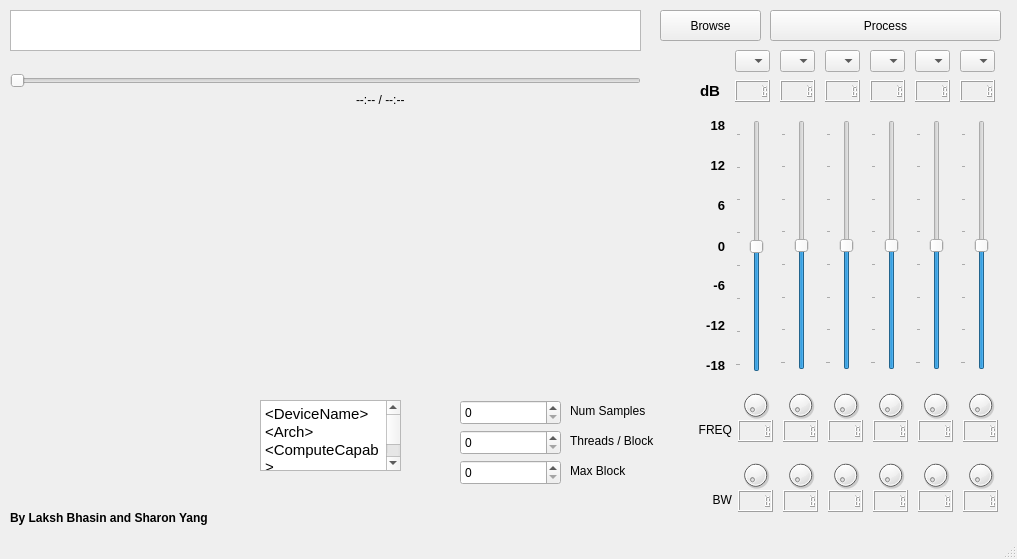
<?xml version="1.0" encoding="UTF-8"?>
<ui version="4.0">
 <class>MainApp</class>
 <widget class="QMainWindow" name="MainApp">
  <property name="geometry">
   <rect>
    <x>0</x>
    <y>0</y>
    <width>1017</width>
    <height>559</height>
   </rect>
  </property>
  <property name="windowTitle">
   <string>MainApp</string>
  </property>
  <widget class="QWidget" name="centralWidget">
   <widget class="QPushButton" name="fileSelectButton">
    <property name="geometry">
     <rect>
      <x>660</x>
      <y>10</y>
      <width>101</width>
      <height>31</height>
     </rect>
    </property>
    <property name="text">
     <string>Browse</string>
    </property>
   </widget>
   <widget class="QTextEdit" name="textEdit">
    <property name="geometry">
     <rect>
      <x>10</x>
      <y>10</y>
      <width>631</width>
      <height>41</height>
     </rect>
    </property>
   </widget>
   <widget class="QPushButton" name="processButton">
    <property name="geometry">
     <rect>
      <x>770</x>
      <y>10</y>
      <width>231</width>
      <height>31</height>
     </rect>
    </property>
    <property name="text">
     <string>Process</string>
    </property>
   </widget>
   <widget class="QSlider" name="progressBar">
    <property name="geometry">
     <rect>
      <x>10</x>
      <y>70</y>
      <width>631</width>
      <height>21</height>
     </rect>
    </property>
    <property name="value">
     <number>0</number>
    </property>
    <property name="orientation">
     <enum>Qt::Horizontal</enum>
    </property>
   </widget>
   <widget class="QLabel" name="label">
    <property name="geometry">
     <rect>
      <x>356</x>
      <y>90</y>
      <width>281</width>
      <height>20</height>
     </rect>
    </property>
    <property name="text">
     <string>--:-- / --:--</string>
    </property>
   </widget>
   <widget class="QLabel" name="label_2">
    <property name="geometry">
     <rect>
      <x>691</x>
      <y>414</y>
      <width>41</width>
      <height>32</height>
     </rect>
    </property>
    <property name="text">
     <string>FREQ</string>
    </property>
    <property name="alignment">
     <set>Qt::AlignRight|Qt::AlignTrailing|Qt::AlignVCenter</set>
    </property>
   </widget>
   <widget class="QLabel" name="label_3">
    <property name="geometry">
     <rect>
      <x>702</x>
      <y>484</y>
      <width>30</width>
      <height>32</height>
     </rect>
    </property>
    <property name="text">
     <string>BW</string>
    </property>
    <property name="alignment">
     <set>Qt::AlignRight|Qt::AlignTrailing|Qt::AlignVCenter</set>
    </property>
   </widget>
   <widget class="QTextBrowser" name="textBrowser">
    <property name="geometry">
     <rect>
      <x>260</x>
      <y>400</y>
      <width>141</width>
      <height>71</height>
     </rect>
    </property>
    <property name="html">
     <string>&lt;!DOCTYPE HTML PUBLIC &quot;-//W3C//DTD HTML 4.0//EN&quot; &quot;http://www.w3.org/TR/REC-html40/strict.dtd&quot;&gt;
&lt;html&gt;&lt;head&gt;&lt;meta name=&quot;qrichtext&quot; content=&quot;1&quot; /&gt;&lt;style type=&quot;text/css&quot;&gt;
p, li { white-space: pre-wrap; }
&lt;/style&gt;&lt;/head&gt;&lt;body style=&quot; font-family:'Sans Serif'; font-size:9pt; font-weight:400; font-style:normal;&quot;&gt;
&lt;p style=&quot; margin-top:0px; margin-bottom:0px; margin-left:0px; margin-right:0px; -qt-block-indent:0; text-indent:0px;&quot;&gt;&lt;span style=&quot; font-family:'Ubuntu'; font-size:11pt;&quot;&gt;&amp;lt;DeviceName&amp;gt;&lt;/span&gt;&lt;/p&gt;
&lt;p style=&quot; margin-top:0px; margin-bottom:0px; margin-left:0px; margin-right:0px; -qt-block-indent:0; text-indent:0px;&quot;&gt;&lt;span style=&quot; font-family:'Ubuntu'; font-size:11pt;&quot;&gt;&amp;lt;Arch&amp;gt;&lt;/span&gt;&lt;/p&gt;
&lt;p style=&quot; margin-top:0px; margin-bottom:0px; margin-left:0px; margin-right:0px; -qt-block-indent:0; text-indent:0px;&quot;&gt;&lt;span style=&quot; font-family:'Ubuntu'; font-size:11pt;&quot;&gt;&amp;lt;ComputeCapab&amp;gt;&lt;/span&gt;&lt;/p&gt;
&lt;p style=&quot; margin-top:0px; margin-bottom:0px; margin-left:0px; margin-right:0px; -qt-block-indent:0; text-indent:0px;&quot;&gt;&lt;span style=&quot; font-family:'Ubuntu'; font-size:11pt;&quot;&gt;&amp;lt;CUDAVersion&amp;gt;&lt;/span&gt;&lt;/p&gt;&lt;/body&gt;&lt;/html&gt;</string>
    </property>
   </widget>
   <widget class="QLabel" name="label_4">
    <property name="geometry">
     <rect>
      <x>570</x>
      <y>430</y>
      <width>111</width>
      <height>21</height>
     </rect>
    </property>
    <property name="text">
     <string>Threads / Block</string>
    </property>
   </widget>
   <widget class="QLabel" name="label_5">
    <property name="geometry">
     <rect>
      <x>570</x>
      <y>460</y>
      <width>81</width>
      <height>21</height>
     </rect>
    </property>
    <property name="text">
     <string>Max Block</string>
    </property>
   </widget>
   <widget class="QLabel" name="appLogo">
    <property name="geometry">
     <rect>
      <x>-20</x>
      <y>380</y>
      <width>171</width>
      <height>151</height>
     </rect>
    </property>
    <property name="text">
     <string/>
    </property>
   </widget>
   <widget class="QSpinBox" name="threadsBlockBox">
    <property name="geometry">
     <rect>
      <x>460</x>
      <y>430</y>
      <width>101</width>
      <height>25</height>
     </rect>
    </property>
   </widget>
   <widget class="QSpinBox" name="blockNum">
    <property name="geometry">
     <rect>
      <x>460</x>
      <y>460</y>
      <width>101</width>
      <height>25</height>
     </rect>
    </property>
   </widget>
   <widget class="QDial" name="dial">
    <property name="enabled">
     <bool>true</bool>
    </property>
    <property name="geometry">
     <rect>
      <x>738</x>
      <y>390</y>
      <width>35</width>
      <height>30</height>
     </rect>
    </property>
    <property name="sizePolicy">
     <sizepolicy hsizetype="Fixed" vsizetype="Fixed">
      <horstretch>0</horstretch>
      <verstretch>0</verstretch>
     </sizepolicy>
    </property>
    <property name="minimum">
     <number>10</number>
    </property>
    <property name="maximum">
     <number>22000</number>
    </property>
    <property name="singleStep">
     <number>10</number>
    </property>
    <property name="value">
     <number>200</number>
    </property>
   </widget>
   <widget class="QDial" name="dial_7">
    <property name="enabled">
     <bool>true</bool>
    </property>
    <property name="geometry">
     <rect>
      <x>738</x>
      <y>460</y>
      <width>35</width>
      <height>30</height>
     </rect>
    </property>
    <property name="sizePolicy">
     <sizepolicy hsizetype="Fixed" vsizetype="Fixed">
      <horstretch>0</horstretch>
      <verstretch>0</verstretch>
     </sizepolicy>
    </property>
    <property name="minimum">
     <number>10</number>
    </property>
    <property name="maximum">
     <number>22000</number>
    </property>
    <property name="singleStep">
     <number>10</number>
    </property>
    <property name="value">
     <number>200</number>
    </property>
   </widget>
   <widget class="QLabel" name="label_6">
    <property name="geometry">
     <rect>
      <x>10</x>
      <y>510</y>
      <width>261</width>
      <height>16</height>
     </rect>
    </property>
    <property name="font">
     <font>
      <pointsize>9</pointsize>
      <weight>75</weight>
      <bold>true</bold>
     </font>
    </property>
    <property name="text">
     <string>By Laksh Bhasin and Sharon Yang</string>
    </property>
   </widget>
   <widget class="QSlider" name="verticalSlider">
    <property name="geometry">
     <rect>
      <x>735</x>
      <y>120</y>
      <width>35</width>
      <height>252</height>
     </rect>
    </property>
    <property name="minimumSize">
     <size>
      <width>0</width>
      <height>0</height>
     </size>
    </property>
    <property name="minimum">
     <number>-18</number>
    </property>
    <property name="maximum">
     <number>18</number>
    </property>
    <property name="singleStep">
     <number>1</number>
    </property>
    <property name="value">
     <number>0</number>
    </property>
    <property name="orientation">
     <enum>Qt::Vertical</enum>
    </property>
    <property name="invertedAppearance">
     <bool>false</bool>
    </property>
    <property name="invertedControls">
     <bool>true</bool>
    </property>
    <property name="tickPosition">
     <enum>QSlider::TicksAbove</enum>
    </property>
    <property name="tickInterval">
     <number>5</number>
    </property>
   </widget>
   <widget class="QSlider" name="verticalSlider_2">
    <property name="geometry">
     <rect>
      <x>780</x>
      <y>120</y>
      <width>35</width>
      <height>250</height>
     </rect>
    </property>
    <property name="minimumSize">
     <size>
      <width>0</width>
      <height>0</height>
     </size>
    </property>
    <property name="minimum">
     <number>-18</number>
    </property>
    <property name="maximum">
     <number>18</number>
    </property>
    <property name="singleStep">
     <number>1</number>
    </property>
    <property name="value">
     <number>0</number>
    </property>
    <property name="orientation">
     <enum>Qt::Vertical</enum>
    </property>
    <property name="invertedAppearance">
     <bool>false</bool>
    </property>
    <property name="invertedControls">
     <bool>true</bool>
    </property>
    <property name="tickPosition">
     <enum>QSlider::TicksAbove</enum>
    </property>
    <property name="tickInterval">
     <number>5</number>
    </property>
   </widget>
   <widget class="QSlider" name="verticalSlider_5">
    <property name="geometry">
     <rect>
      <x>915</x>
      <y>120</y>
      <width>35</width>
      <height>250</height>
     </rect>
    </property>
    <property name="minimumSize">
     <size>
      <width>0</width>
      <height>0</height>
     </size>
    </property>
    <property name="minimum">
     <number>-18</number>
    </property>
    <property name="maximum">
     <number>18</number>
    </property>
    <property name="singleStep">
     <number>1</number>
    </property>
    <property name="value">
     <number>0</number>
    </property>
    <property name="orientation">
     <enum>Qt::Vertical</enum>
    </property>
    <property name="invertedAppearance">
     <bool>false</bool>
    </property>
    <property name="invertedControls">
     <bool>true</bool>
    </property>
    <property name="tickPosition">
     <enum>QSlider::TicksAbove</enum>
    </property>
    <property name="tickInterval">
     <number>5</number>
    </property>
   </widget>
   <widget class="QSlider" name="verticalSlider_4">
    <property name="geometry">
     <rect>
      <x>870</x>
      <y>120</y>
      <width>35</width>
      <height>250</height>
     </rect>
    </property>
    <property name="minimumSize">
     <size>
      <width>0</width>
      <height>0</height>
     </size>
    </property>
    <property name="minimum">
     <number>-18</number>
    </property>
    <property name="maximum">
     <number>18</number>
    </property>
    <property name="singleStep">
     <number>1</number>
    </property>
    <property name="value">
     <number>0</number>
    </property>
    <property name="orientation">
     <enum>Qt::Vertical</enum>
    </property>
    <property name="invertedAppearance">
     <bool>false</bool>
    </property>
    <property name="invertedControls">
     <bool>true</bool>
    </property>
    <property name="tickPosition">
     <enum>QSlider::TicksAbove</enum>
    </property>
    <property name="tickInterval">
     <number>5</number>
    </property>
   </widget>
   <widget class="QSlider" name="verticalSlider_6">
    <property name="geometry">
     <rect>
      <x>960</x>
      <y>120</y>
      <width>35</width>
      <height>250</height>
     </rect>
    </property>
    <property name="minimumSize">
     <size>
      <width>0</width>
      <height>0</height>
     </size>
    </property>
    <property name="minimum">
     <number>-18</number>
    </property>
    <property name="maximum">
     <number>18</number>
    </property>
    <property name="singleStep">
     <number>1</number>
    </property>
    <property name="value">
     <number>0</number>
    </property>
    <property name="orientation">
     <enum>Qt::Vertical</enum>
    </property>
    <property name="invertedAppearance">
     <bool>false</bool>
    </property>
    <property name="invertedControls">
     <bool>true</bool>
    </property>
    <property name="tickPosition">
     <enum>QSlider::TicksAbove</enum>
    </property>
    <property name="tickInterval">
     <number>5</number>
    </property>
   </widget>
   <widget class="QSlider" name="verticalSlider_3">
    <property name="geometry">
     <rect>
      <x>825</x>
      <y>120</y>
      <width>35</width>
      <height>250</height>
     </rect>
    </property>
    <property name="minimumSize">
     <size>
      <width>0</width>
      <height>0</height>
     </size>
    </property>
    <property name="minimum">
     <number>-18</number>
    </property>
    <property name="maximum">
     <number>18</number>
    </property>
    <property name="singleStep">
     <number>1</number>
    </property>
    <property name="value">
     <number>0</number>
    </property>
    <property name="orientation">
     <enum>Qt::Vertical</enum>
    </property>
    <property name="invertedAppearance">
     <bool>false</bool>
    </property>
    <property name="invertedControls">
     <bool>true</bool>
    </property>
    <property name="tickPosition">
     <enum>QSlider::TicksAbove</enum>
    </property>
    <property name="tickInterval">
     <number>5</number>
    </property>
   </widget>
   <widget class="QLabel" name="tick0">
    <property name="geometry">
     <rect>
      <x>685</x>
      <y>230</y>
      <width>40</width>
      <height>32</height>
     </rect>
    </property>
    <property name="font">
     <font>
      <pointsize>10</pointsize>
      <weight>75</weight>
      <bold>true</bold>
     </font>
    </property>
    <property name="text">
     <string>0</string>
    </property>
    <property name="alignment">
     <set>Qt::AlignRight|Qt::AlignTrailing|Qt::AlignVCenter</set>
    </property>
   </widget>
   <widget class="QLabel" name="tick10">
    <property name="geometry">
     <rect>
      <x>685</x>
      <y>190</y>
      <width>40</width>
      <height>31</height>
     </rect>
    </property>
    <property name="font">
     <font>
      <pointsize>10</pointsize>
      <weight>75</weight>
      <bold>true</bold>
     </font>
    </property>
    <property name="text">
     <string>6</string>
    </property>
    <property name="alignment">
     <set>Qt::AlignRight|Qt::AlignTrailing|Qt::AlignVCenter</set>
    </property>
   </widget>
   <widget class="QLabel" name="tick20">
    <property name="geometry">
     <rect>
      <x>685</x>
      <y>150</y>
      <width>40</width>
      <height>31</height>
     </rect>
    </property>
    <property name="font">
     <font>
      <pointsize>10</pointsize>
      <weight>75</weight>
      <bold>true</bold>
     </font>
    </property>
    <property name="text">
     <string>12</string>
    </property>
    <property name="alignment">
     <set>Qt::AlignRight|Qt::AlignTrailing|Qt::AlignVCenter</set>
    </property>
   </widget>
   <widget class="QLabel" name="tick30">
    <property name="geometry">
     <rect>
      <x>685</x>
      <y>110</y>
      <width>40</width>
      <height>31</height>
     </rect>
    </property>
    <property name="font">
     <font>
      <pointsize>10</pointsize>
      <weight>75</weight>
      <bold>true</bold>
     </font>
    </property>
    <property name="text">
     <string>18</string>
    </property>
    <property name="alignment">
     <set>Qt::AlignRight|Qt::AlignTrailing|Qt::AlignVCenter</set>
    </property>
   </widget>
   <widget class="QLabel" name="tickn10">
    <property name="geometry">
     <rect>
      <x>685</x>
      <y>270</y>
      <width>40</width>
      <height>31</height>
     </rect>
    </property>
    <property name="font">
     <font>
      <pointsize>10</pointsize>
      <weight>75</weight>
      <bold>true</bold>
     </font>
    </property>
    <property name="text">
     <string>-6</string>
    </property>
    <property name="alignment">
     <set>Qt::AlignRight|Qt::AlignTrailing|Qt::AlignVCenter</set>
    </property>
   </widget>
   <widget class="QLabel" name="tickn20">
    <property name="geometry">
     <rect>
      <x>685</x>
      <y>310</y>
      <width>40</width>
      <height>31</height>
     </rect>
    </property>
    <property name="font">
     <font>
      <pointsize>10</pointsize>
      <weight>75</weight>
      <bold>true</bold>
     </font>
    </property>
    <property name="text">
     <string>-12</string>
    </property>
    <property name="alignment">
     <set>Qt::AlignRight|Qt::AlignTrailing|Qt::AlignVCenter</set>
    </property>
   </widget>
   <widget class="QLabel" name="tickn30">
    <property name="geometry">
     <rect>
      <x>685</x>
      <y>350</y>
      <width>40</width>
      <height>31</height>
     </rect>
    </property>
    <property name="font">
     <font>
      <pointsize>10</pointsize>
      <weight>75</weight>
      <bold>true</bold>
     </font>
    </property>
    <property name="text">
     <string>-18</string>
    </property>
    <property name="alignment">
     <set>Qt::AlignRight|Qt::AlignTrailing|Qt::AlignVCenter</set>
    </property>
   </widget>
   <widget class="QLabel" name="tickLabel">
    <property name="geometry">
     <rect>
      <x>700</x>
      <y>80</y>
      <width>21</width>
      <height>22</height>
     </rect>
    </property>
    <property name="font">
     <font>
      <pointsize>11</pointsize>
      <weight>75</weight>
      <bold>true</bold>
     </font>
    </property>
    <property name="text">
     <string>dB</string>
    </property>
   </widget>
   <widget class="QLCDNumber" name="lcdNumber_1">
    <property name="geometry">
     <rect>
      <x>735</x>
      <y>80</y>
      <width>35</width>
      <height>22</height>
     </rect>
    </property>
   </widget>
   <widget class="QLCDNumber" name="lcdNumber_2">
    <property name="geometry">
     <rect>
      <x>780</x>
      <y>80</y>
      <width>35</width>
      <height>22</height>
     </rect>
    </property>
   </widget>
   <widget class="QLCDNumber" name="lcdNumber_3">
    <property name="geometry">
     <rect>
      <x>825</x>
      <y>80</y>
      <width>35</width>
      <height>22</height>
     </rect>
    </property>
   </widget>
   <widget class="QLCDNumber" name="lcdNumber_4">
    <property name="geometry">
     <rect>
      <x>870</x>
      <y>80</y>
      <width>35</width>
      <height>22</height>
     </rect>
    </property>
   </widget>
   <widget class="QLCDNumber" name="lcdNumber_5">
    <property name="geometry">
     <rect>
      <x>915</x>
      <y>80</y>
      <width>35</width>
      <height>22</height>
     </rect>
    </property>
   </widget>
   <widget class="QLCDNumber" name="lcdNumber_6">
    <property name="geometry">
     <rect>
      <x>960</x>
      <y>80</y>
      <width>35</width>
      <height>22</height>
     </rect>
    </property>
   </widget>
   <widget class="QLCDNumber" name="lcdNumber_7">
    <property name="geometry">
     <rect>
      <x>738</x>
      <y>420</y>
      <width>35</width>
      <height>22</height>
     </rect>
    </property>
   </widget>
   <widget class="QLCDNumber" name="lcdNumber_8">
    <property name="geometry">
     <rect>
      <x>783</x>
      <y>420</y>
      <width>35</width>
      <height>22</height>
     </rect>
    </property>
   </widget>
   <widget class="QLCDNumber" name="lcdNumber_9">
    <property name="geometry">
     <rect>
      <x>828</x>
      <y>420</y>
      <width>35</width>
      <height>22</height>
     </rect>
    </property>
   </widget>
   <widget class="QLCDNumber" name="lcdNumber_10">
    <property name="geometry">
     <rect>
      <x>873</x>
      <y>420</y>
      <width>35</width>
      <height>22</height>
     </rect>
    </property>
   </widget>
   <widget class="QLCDNumber" name="lcdNumber_11">
    <property name="geometry">
     <rect>
      <x>918</x>
      <y>420</y>
      <width>35</width>
      <height>22</height>
     </rect>
    </property>
   </widget>
   <widget class="QLCDNumber" name="lcdNumber_12">
    <property name="geometry">
     <rect>
      <x>963</x>
      <y>420</y>
      <width>35</width>
      <height>22</height>
     </rect>
    </property>
   </widget>
   <widget class="QLCDNumber" name="lcdNumber_13">
    <property name="geometry">
     <rect>
      <x>738</x>
      <y>490</y>
      <width>35</width>
      <height>22</height>
     </rect>
    </property>
   </widget>
   <widget class="QLCDNumber" name="lcdNumber_14">
    <property name="geometry">
     <rect>
      <x>783</x>
      <y>490</y>
      <width>35</width>
      <height>22</height>
     </rect>
    </property>
   </widget>
   <widget class="QLCDNumber" name="lcdNumber_15">
    <property name="geometry">
     <rect>
      <x>828</x>
      <y>490</y>
      <width>35</width>
      <height>22</height>
     </rect>
    </property>
   </widget>
   <widget class="QLCDNumber" name="lcdNumber_16">
    <property name="geometry">
     <rect>
      <x>873</x>
      <y>490</y>
      <width>35</width>
      <height>22</height>
     </rect>
    </property>
   </widget>
   <widget class="QLCDNumber" name="lcdNumber_17">
    <property name="geometry">
     <rect>
      <x>918</x>
      <y>490</y>
      <width>35</width>
      <height>22</height>
     </rect>
    </property>
   </widget>
   <widget class="QLCDNumber" name="lcdNumber_18">
    <property name="geometry">
     <rect>
      <x>963</x>
      <y>490</y>
      <width>35</width>
      <height>22</height>
     </rect>
    </property>
   </widget>
   <widget class="QDial" name="dial_2">
    <property name="enabled">
     <bool>true</bool>
    </property>
    <property name="geometry">
     <rect>
      <x>783</x>
      <y>390</y>
      <width>35</width>
      <height>30</height>
     </rect>
    </property>
    <property name="sizePolicy">
     <sizepolicy hsizetype="Fixed" vsizetype="Fixed">
      <horstretch>0</horstretch>
      <verstretch>0</verstretch>
     </sizepolicy>
    </property>
    <property name="minimum">
     <number>10</number>
    </property>
    <property name="maximum">
     <number>22000</number>
    </property>
    <property name="singleStep">
     <number>10</number>
    </property>
    <property name="value">
     <number>200</number>
    </property>
   </widget>
   <widget class="QDial" name="dial_3">
    <property name="enabled">
     <bool>true</bool>
    </property>
    <property name="geometry">
     <rect>
      <x>828</x>
      <y>390</y>
      <width>35</width>
      <height>30</height>
     </rect>
    </property>
    <property name="sizePolicy">
     <sizepolicy hsizetype="Fixed" vsizetype="Fixed">
      <horstretch>0</horstretch>
      <verstretch>0</verstretch>
     </sizepolicy>
    </property>
    <property name="minimum">
     <number>10</number>
    </property>
    <property name="maximum">
     <number>22000</number>
    </property>
    <property name="singleStep">
     <number>10</number>
    </property>
    <property name="value">
     <number>200</number>
    </property>
   </widget>
   <widget class="QDial" name="dial_4">
    <property name="enabled">
     <bool>true</bool>
    </property>
    <property name="geometry">
     <rect>
      <x>873</x>
      <y>390</y>
      <width>35</width>
      <height>30</height>
     </rect>
    </property>
    <property name="sizePolicy">
     <sizepolicy hsizetype="Fixed" vsizetype="Fixed">
      <horstretch>0</horstretch>
      <verstretch>0</verstretch>
     </sizepolicy>
    </property>
    <property name="minimum">
     <number>10</number>
    </property>
    <property name="maximum">
     <number>22000</number>
    </property>
    <property name="singleStep">
     <number>10</number>
    </property>
    <property name="value">
     <number>200</number>
    </property>
   </widget>
   <widget class="QDial" name="dial_5">
    <property name="enabled">
     <bool>true</bool>
    </property>
    <property name="geometry">
     <rect>
      <x>918</x>
      <y>390</y>
      <width>35</width>
      <height>30</height>
     </rect>
    </property>
    <property name="sizePolicy">
     <sizepolicy hsizetype="Fixed" vsizetype="Fixed">
      <horstretch>0</horstretch>
      <verstretch>0</verstretch>
     </sizepolicy>
    </property>
    <property name="minimum">
     <number>10</number>
    </property>
    <property name="maximum">
     <number>22000</number>
    </property>
    <property name="singleStep">
     <number>10</number>
    </property>
    <property name="value">
     <number>200</number>
    </property>
   </widget>
   <widget class="QDial" name="dial_6">
    <property name="enabled">
     <bool>true</bool>
    </property>
    <property name="geometry">
     <rect>
      <x>963</x>
      <y>390</y>
      <width>35</width>
      <height>30</height>
     </rect>
    </property>
    <property name="sizePolicy">
     <sizepolicy hsizetype="Fixed" vsizetype="Fixed">
      <horstretch>0</horstretch>
      <verstretch>0</verstretch>
     </sizepolicy>
    </property>
    <property name="minimum">
     <number>10</number>
    </property>
    <property name="maximum">
     <number>22000</number>
    </property>
    <property name="singleStep">
     <number>10</number>
    </property>
    <property name="value">
     <number>200</number>
    </property>
   </widget>
   <widget class="QDial" name="dial_8">
    <property name="enabled">
     <bool>true</bool>
    </property>
    <property name="geometry">
     <rect>
      <x>783</x>
      <y>460</y>
      <width>35</width>
      <height>30</height>
     </rect>
    </property>
    <property name="sizePolicy">
     <sizepolicy hsizetype="Fixed" vsizetype="Fixed">
      <horstretch>0</horstretch>
      <verstretch>0</verstretch>
     </sizepolicy>
    </property>
    <property name="minimum">
     <number>10</number>
    </property>
    <property name="maximum">
     <number>22000</number>
    </property>
    <property name="singleStep">
     <number>10</number>
    </property>
    <property name="value">
     <number>200</number>
    </property>
   </widget>
   <widget class="QDial" name="dial_9">
    <property name="enabled">
     <bool>true</bool>
    </property>
    <property name="geometry">
     <rect>
      <x>828</x>
      <y>460</y>
      <width>35</width>
      <height>30</height>
     </rect>
    </property>
    <property name="sizePolicy">
     <sizepolicy hsizetype="Fixed" vsizetype="Fixed">
      <horstretch>0</horstretch>
      <verstretch>0</verstretch>
     </sizepolicy>
    </property>
    <property name="minimum">
     <number>10</number>
    </property>
    <property name="maximum">
     <number>22000</number>
    </property>
    <property name="singleStep">
     <number>10</number>
    </property>
    <property name="value">
     <number>200</number>
    </property>
   </widget>
   <widget class="QDial" name="dial_10">
    <property name="enabled">
     <bool>true</bool>
    </property>
    <property name="geometry">
     <rect>
      <x>873</x>
      <y>460</y>
      <width>35</width>
      <height>30</height>
     </rect>
    </property>
    <property name="sizePolicy">
     <sizepolicy hsizetype="Fixed" vsizetype="Fixed">
      <horstretch>0</horstretch>
      <verstretch>0</verstretch>
     </sizepolicy>
    </property>
    <property name="minimum">
     <number>10</number>
    </property>
    <property name="maximum">
     <number>22000</number>
    </property>
    <property name="singleStep">
     <number>10</number>
    </property>
    <property name="value">
     <number>200</number>
    </property>
   </widget>
   <widget class="QDial" name="dial_11">
    <property name="enabled">
     <bool>true</bool>
    </property>
    <property name="geometry">
     <rect>
      <x>918</x>
      <y>460</y>
      <width>35</width>
      <height>30</height>
     </rect>
    </property>
    <property name="sizePolicy">
     <sizepolicy hsizetype="Fixed" vsizetype="Fixed">
      <horstretch>0</horstretch>
      <verstretch>0</verstretch>
     </sizepolicy>
    </property>
    <property name="minimum">
     <number>10</number>
    </property>
    <property name="maximum">
     <number>22000</number>
    </property>
    <property name="singleStep">
     <number>10</number>
    </property>
    <property name="value">
     <number>200</number>
    </property>
   </widget>
   <widget class="QDial" name="dial_12">
    <property name="enabled">
     <bool>true</bool>
    </property>
    <property name="geometry">
     <rect>
      <x>963</x>
      <y>460</y>
      <width>35</width>
      <height>30</height>
     </rect>
    </property>
    <property name="sizePolicy">
     <sizepolicy hsizetype="Fixed" vsizetype="Fixed">
      <horstretch>0</horstretch>
      <verstretch>0</verstretch>
     </sizepolicy>
    </property>
    <property name="minimum">
     <number>10</number>
    </property>
    <property name="maximum">
     <number>22000</number>
    </property>
    <property name="singleStep">
     <number>10</number>
    </property>
    <property name="value">
     <number>200</number>
    </property>
   </widget>
   <widget class="QCustomPlot" name="customPlot" native="true">
    <property name="geometry">
     <rect>
      <x>20</x>
      <y>130</y>
      <width>621</width>
      <height>251</height>
     </rect>
    </property>
   </widget>
   <widget class="QSpinBox" name="numSampleBox">
    <property name="geometry">
     <rect>
      <x>460</x>
      <y>400</y>
      <width>101</width>
      <height>25</height>
     </rect>
    </property>
   </widget>
   <widget class="QLabel" name="label_7">
    <property name="geometry">
     <rect>
      <x>570</x>
      <y>400</y>
      <width>111</width>
      <height>21</height>
     </rect>
    </property>
    <property name="text">
     <string>Num Samples</string>
    </property>
   </widget>
   <widget class="QComboBox" name="comboBox">
    <property name="geometry">
     <rect>
      <x>735</x>
      <y>50</y>
      <width>35</width>
      <height>22</height>
     </rect>
    </property>
   </widget>
   <widget class="QComboBox" name="comboBox_2">
    <property name="geometry">
     <rect>
      <x>780</x>
      <y>50</y>
      <width>35</width>
      <height>22</height>
     </rect>
    </property>
   </widget>
   <widget class="QComboBox" name="comboBox_3">
    <property name="geometry">
     <rect>
      <x>825</x>
      <y>50</y>
      <width>35</width>
      <height>22</height>
     </rect>
    </property>
   </widget>
   <widget class="QComboBox" name="comboBox_4">
    <property name="geometry">
     <rect>
      <x>870</x>
      <y>50</y>
      <width>35</width>
      <height>22</height>
     </rect>
    </property>
   </widget>
   <widget class="QComboBox" name="comboBox_5">
    <property name="geometry">
     <rect>
      <x>915</x>
      <y>50</y>
      <width>35</width>
      <height>22</height>
     </rect>
    </property>
   </widget>
   <widget class="QComboBox" name="comboBox_6">
    <property name="geometry">
     <rect>
      <x>960</x>
      <y>50</y>
      <width>35</width>
      <height>22</height>
     </rect>
    </property>
   </widget>
   <zorder>fileSelectButton</zorder>
   <zorder>textEdit</zorder>
   <zorder>processButton</zorder>
   <zorder>progressBar</zorder>
   <zorder>label</zorder>
   <zorder>label_2</zorder>
   <zorder>label_3</zorder>
   <zorder>textBrowser</zorder>
   <zorder>label_4</zorder>
   <zorder>label_5</zorder>
   <zorder>appLogo</zorder>
   <zorder>threadsBlockBox</zorder>
   <zorder>blockNum</zorder>
   <zorder>dial</zorder>
   <zorder>dial_7</zorder>
   <zorder>label_6</zorder>
   <zorder>lcdNumber_1</zorder>
   <zorder>lcdNumber_2</zorder>
   <zorder>lcdNumber_3</zorder>
   <zorder>lcdNumber_4</zorder>
   <zorder>lcdNumber_5</zorder>
   <zorder>lcdNumber_6</zorder>
   <zorder>tickn10</zorder>
   <zorder>tickn20</zorder>
   <zorder>tickn30</zorder>
   <zorder>tick0</zorder>
   <zorder>tick10</zorder>
   <zorder>tick20</zorder>
   <zorder>tickLabel</zorder>
   <zorder>tick30</zorder>
   <zorder>verticalSlider_6</zorder>
   <zorder>verticalSlider_5</zorder>
   <zorder>verticalSlider_4</zorder>
   <zorder>verticalSlider_3</zorder>
   <zorder>verticalSlider_2</zorder>
   <zorder>verticalSlider</zorder>
   <zorder>lcdNumber_7</zorder>
   <zorder>lcdNumber_8</zorder>
   <zorder>lcdNumber_9</zorder>
   <zorder>lcdNumber_10</zorder>
   <zorder>lcdNumber_11</zorder>
   <zorder>lcdNumber_12</zorder>
   <zorder>lcdNumber_13</zorder>
   <zorder>lcdNumber_14</zorder>
   <zorder>lcdNumber_15</zorder>
   <zorder>lcdNumber_16</zorder>
   <zorder>lcdNumber_17</zorder>
   <zorder>lcdNumber_18</zorder>
   <zorder>dial_2</zorder>
   <zorder>dial_3</zorder>
   <zorder>dial_4</zorder>
   <zorder>dial_5</zorder>
   <zorder>dial_6</zorder>
   <zorder>dial_8</zorder>
   <zorder>dial_9</zorder>
   <zorder>dial_10</zorder>
   <zorder>dial_11</zorder>
   <zorder>dial_12</zorder>
   <zorder>customPlot</zorder>
   <zorder>numSampleBox</zorder>
   <zorder>label_7</zorder>
   <zorder>comboBox</zorder>
   <zorder>comboBox_2</zorder>
   <zorder>comboBox_3</zorder>
   <zorder>comboBox_4</zorder>
   <zorder>comboBox_5</zorder>
   <zorder>comboBox_6</zorder>
  </widget>
  <widget class="QMenuBar" name="menuBar">
   <property name="geometry">
    <rect>
     <x>0</x>
     <y>0</y>
     <width>1017</width>
     <height>16</height>
    </rect>
   </property>
  </widget>
  <widget class="QStatusBar" name="statusBar"/>
 </widget>
 <layoutdefault spacing="6" margin="11"/>
 <customwidgets>
  <customwidget>
   <class>QCustomPlot</class>
   <extends>QWidget</extends>
   <header>qcustomplot.hh</header>
   <container>1</container>
  </customwidget>
 </customwidgets>
 <resources/>
 <connections/>
</ui>
